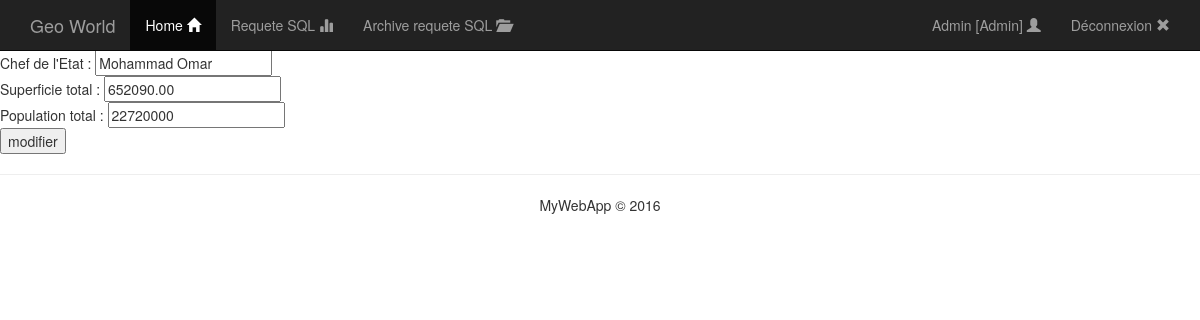
/modifier.php?id=2 (signed in), run on the app's committed database.
### tables this page shows
CREATE TABLE IF NOT EXISTS `Country` (
  `id` int(11) NOT NULL AUTO_INCREMENT,
  `Code` char(3) DEFAULT NULL,
  `Name` char(52) NOT NULL DEFAULT '',
  `Continent` enum('Asia','Europe','North America','Africa','Oceania','Antarctica','South America') NOT NULL DEFAULT 'Asia',
  `Region` char(26) NOT NULL DEFAULT '',
  `SurfaceArea` float(10,2) NOT NULL DEFAULT '0.00',
  `IndepYear` smallint(6) DEFAULT NULL,
  `Population` int(11) NOT NULL DEFAULT '0',
  `LifeExpectancy` float(3,1) DEFAULT NULL,
  `GNP` float(10,2) DEFAULT NULL,
  `GNPOld` float(10,2) DEFAULT NULL,
  `LocalName` char(45) NOT NULL DEFAULT '',
  `GovernmentForm` char(45) NOT NULL DEFAULT '',
  `HeadOfState` char(60) DEFAULT NULL,
  `Capital` int(11) DEFAULT NULL,
  `Code2` char(2) NOT NULL DEFAULT '',
  PRIMARY KEY (`id`) USING BTREE
);

### inc/manager-db.php (called while the page is built, shortened)
<?php
require_once ('connect-db.php');
function getPaysById($idPays)
{
  global $pdo;
  $query =
    'SELECT * FROM Country WHERE  Country.id = :idpays';
  $prep = $pdo->prepare($query);
  $prep->bindValue(':idpays', $idPays, PDO::PARAM_INT);
  $prep->execute();
  $obj = $prep->fetch();
  return $obj;
}

### modifier.php (the view, shortened to what this page needs)
<?php
require_once('inc/manager-db.php');
if ($_POST) {
  $idPays = (isset($_POST['id'])) ? trim($_POST['id']) : null;
  $pays = getPaysById($idPays);
  if (!$pays) {
    echo "Pays introuvable !";
    exit();
  }
  $pays->HeadOfState = $_POST['HeadOfState'];
  updatePaysInDB($pays);
  header('Location: index.php');
  exit(0);
} else {
  $idPays = (isset($_GET['id'])) ? trim($_GET['id']) : null;
  $pays = getPaysById($idPays);
}
require_once('header.php');
?>
<form class="form" action="modifier.php" method="post">
  Chef de l'Etat : <input type="text" name="HeadOfState" value="<?php echo $pays->HeadOfState ?>">
  <br>
  Superficie total : <input type="text" name="SurfaceArea" value="<?php echo $pays->SurfaceArea ?>">
  <br>
  Population total : <input type="text" name="Population" value="<?php echo $pays->Population ?>">
  <br>
  <input type="submit" name="modifier" value="modifier">
</form>
<?php require_once('footer.php'); ?>

### css/custom.css (style rules this page uses)
body { padding-top: 50px; }

### data on the page
country: HeadOfState "Mohammad Omar", SurfaceArea "652090.00", Population "22720000"

### other printed values
$_SESSION['Login'] "Admin"
$_SESSION['Role'] "Admin"
